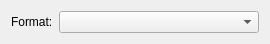
<?xml version="1.0" encoding="UTF-8"?>
<ui version="4.0">
 <class>CSVImportOptionWidget</class>
 <widget class="QWidget" name="CSVImportOptionWidget">
  <property name="geometry">
   <rect>
    <x>0</x>
    <y>0</y>
    <width>265</width>
    <height>42</height>
   </rect>
  </property>
  <property name="windowTitle">
   <string>Form</string>
  </property>
  <layout class="QFormLayout" name="formLayout">
   <item row="0" column="0">
    <widget class="QLabel" name="formatLabel">
     <property name="text">
      <string>Format:</string>
     </property>
    </widget>
   </item>
   <item row="0" column="1">
    <widget class="QComboBox" name="formatComboBox">
     <property name="minimumSize">
      <size>
       <width>200</width>
       <height>0</height>
      </size>
     </property>
    </widget>
   </item>
  </layout>
 </widget>
 <resources/>
 <connections/>
</ui>
